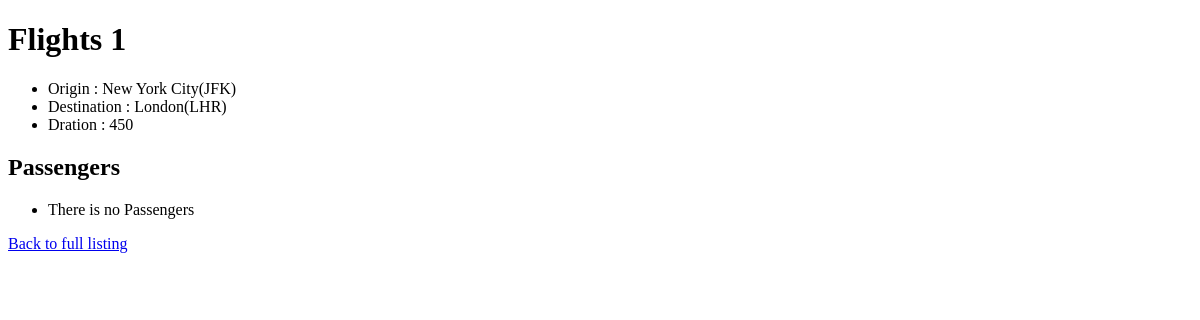
The app's page /1, older data.
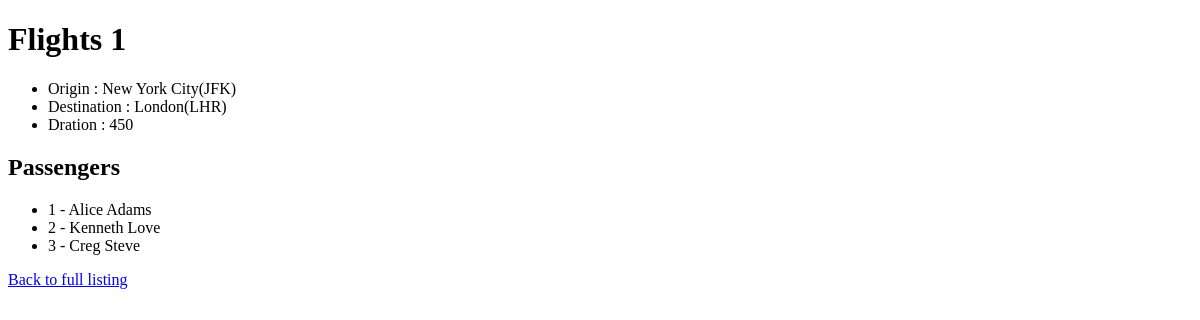
The same page, newer data.
### flights/models.py (models this page shows, shortened)
class Flight(models.Model):
	origin = models.ForeignKey(Airport, on_delete=models.CASCADE, related_name='departures')
	destination = models.ForeignKey(Airport, on_delete=models.CASCADE, related_name='arrival')
	dration = models.IntegerField(default=0)

class Airport(models.Model):
	code = models.CharField(max_length=3)
	city = models.CharField(max_length=64)
	def __str__(self):
		return f"{self.city}({self.code})"

class Passenger(models.Model):
	firstname = models.CharField(max_length=64)
	lastname = models.CharField(max_length=64)
	flights = models.ManyToManyField(Flight, related_name='passengers')
	def __str__(self):
		return f"{self.firstname} {self.lastname}"

### flights/views.py (the view)
# urls.py: path('<int:flight_id>', views.flight, name='flight'),
def flight(request, flight_id):
	try:
		flight = Flight.objects.get(pk=flight_id)
	except Flight.DoesNotExist:
		raise Http404('Flight does not exist.')
	context = {
		'flight' : flight,
		'passengers' : flight.passengers.all()
	}
	return render(request, 'flights/flight.html', context=context)

### flights/templates/flights/flight.html (shortened to what this page needs)
{% extends 'flights/base.html' %}
{% block body %}
	<h1>Flights {{ flight.id }}</h1>
	<ul>
		<li>Origin : {{ flight.origin }}</li>
		<li>Destination : {{ flight.destination }}</li>
		<li>Dration : {{ flight.dration }}</li>
	</ul>
	<h2>Passengers</h2>
	<ul>
		{% for passenger in passengers %}
			<li>{{ passenger.id }} - {{ passenger }}</li>
		{% empty %}
			<li>There is no Passengers</li>
		{% endfor %}
	</ul>
	<a href="{% url 'index' %}">Back to full listing</a>
{% endblock %}

### flights/templates/flights/base.html (shortened to what this page needs)
<!DOCTYPE html>
<html>
	<head>
	</head>
	<body>
		{% block body %} {% endblock %}
	</body>
</html>

Row changes from the older to the newer data that the page shows:
added Passenger: id "1", firstname+lastname "Alice Adams"
added Passenger: id "2", firstname+lastname "Kenneth Love"
added Passenger: id "3", firstname+lastname "Creg Steve"
Text that changed along with them:
text no longer shown: "There is no Passengers"
